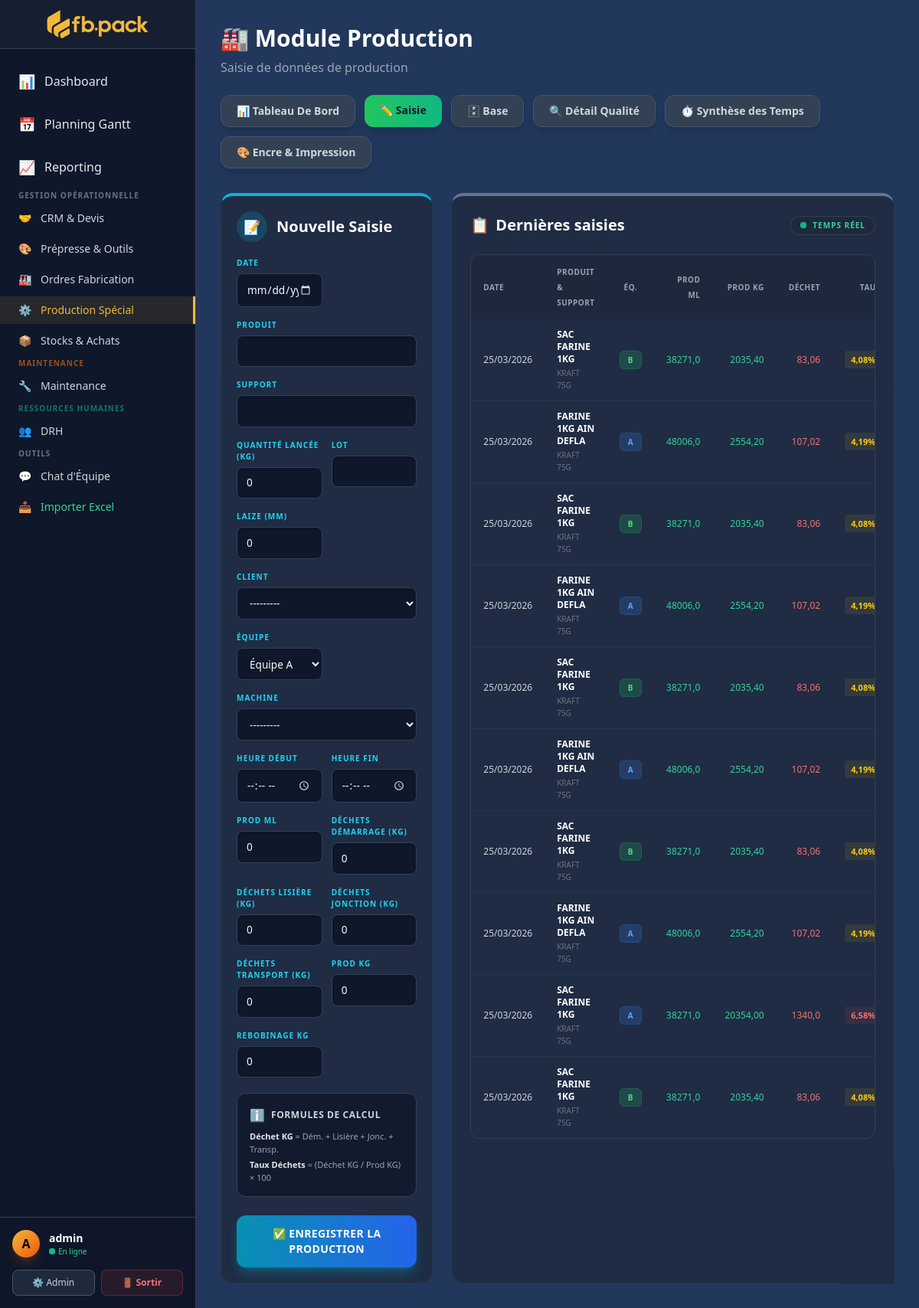
/prod/saisie/ (signed in), run on the app's committed database.
### core/models.py (models this page shows, shortened)
class ProductionEntry(models.Model):
    EQUIPE_CHOICES = [('A', 'Équipe A'), ('B', 'Équipe B'), ('C', 'Équipe C')]
    date = models.DateField("Date", default=timezone.now)
    produit = models.CharField("Produit", max_length=200)
    support = models.CharField("Support", max_length=100)
    quantite_lancee = models.FloatField("Quantité Lancée (kg)", default=0)
    lot = models.CharField("Lot", max_length=100, blank=True)
    laize = models.FloatField("Laize (mm)", default=0)
    client = models.ForeignKey(Client, on_delete=models.SET_NULL, null=True, blank=True)
    equipe = models.CharField("Équipe", max_length=5, choices=EQUIPE_CHOICES, default='A')
    machine = models.ForeignKey(Machine, on_delete=models.SET_NULL, null=True, blank=True)
    heure_debut = models.TimeField("Heure Début", null=True, blank=True)
    heure_fin = models.TimeField("Heure Fin", null=True, blank=True)
    prod_ml = models.FloatField("Prod ML", default=0)
    dechets_demarrage = models.FloatField("Déchets Démarrage (kg)", default=0)
    dechets_lisiere = models.FloatField("Déchets Lisière (kg)", default=0)
    dechets_jonction = models.FloatField("Déchets Jonction (kg)", default=0)
    dechets_transport = models.FloatField("Déchets Transport (kg)", default=0)
    prod_kg = models.FloatField("Prod KG", default=0)
    rebobinage_kg = models.FloatField("Rebobinage KG", default=0)
    class Meta:
        verbose_name = "Saisie Production"
        verbose_name_plural = "Saisies Production"
        ordering = ['-date', '-heure_debut']
    @property
    def total_dechets_kg(self):
        return round(
            self.dechets_demarrage + self.dechets_lisiere +
            self.dechets_jonction + self.dechets_transport, 2
        )
    @property
    def taux_dechets(self):
        if self.prod_kg == 0:
            return 0
        return round((self.total_dechets_kg / self.prod_kg) * 100, 2)

### core/views.py (the view)
# urls.py: path('prod/saisie/', views.prod_saisie, name='prod_saisie'),
@login_required
def prod_saisie(request):
    if request.method == 'POST':
        form = ProductionEntryForm(request.POST)
        if form.is_valid():
            form.save()
            messages.success(request, "Saisie enregistrée avec succès.")
            return redirect('prod_dashboard')
        else:
            messages.error(request, "Erreur dans le formulaire. Vérifiez les champs.")
    else:
        form = ProductionEntryForm()
    recent = ProductionEntry.objects.all().order_by('-date', '-heure_debut')[:10]
    context = {
        'form': form, 'titre': 'Nouvelle Saisie Production',
        'recent': recent, 'edit_mode': False,
    }
    return render(request, 'production_special/saisie.html', context)

### templates/production_special/saisie.html (shortened to what this page needs)
{% extends 'base.html' %}
{% block content %}
<h1 class="text-3xl font-black text-white mb-2">🏭 Module Production</h1>
<p class="text-gray-400 mb-6">Saisie de données de production</p>
{% include 'production_special/_nav.html' %}
<div class="grid grid-cols-1 lg:grid-cols-3 gap-6">
    <div class="lg:col-span-1">
        <div class="glass rounded-2xl p-5 border-t-4 border-t-cyan-500 shadow-xl shadow-cyan-900/10">
            <div class="flex items-center gap-3 mb-5">
                <div class="h-10 w-10 rounded-full bg-cyan-500/20 flex items-center justify-center text-cyan-400 text-lg">
                    {% if edit_mode %}✏️{% else %}📝{% endif %}
                </div>
                <h2 class="text-xl font-bold text-white">
                    {% if edit_mode %}Modifier la saisie{% else %}Nouvelle Saisie{% endif %}
                </h2>
            </div>
            <form method="POST" class="django-form-container">
                <div class="grid grid-cols-2 gap-x-3 gap-y-4">
                    {% for field in form %}
                    <div class="{% if field.name in 'produit,client,machine,support' %}col-span-2{% else %}col-span-1{% endif %}">
                        <label class="block text-[10px] font-extrabold text-cyan-400 mb-1.5 uppercase tracking-widest">
                            {{ field.label }}
                        </label>
                        {{ field }}
                    </div>
                    {% endfor %}
                </div>
                <div class="mt-5 p-4 bg-slate-900/80 rounded-xl border border-slate-700">
                    <div class="flex items-center gap-2 mb-2">
                        <span class="text-cyan-500">ℹ️</span>
                        <span class="text-xs font-bold text-gray-300 uppercase tracking-wider">Formules de calcul</span>
                    </div>
                    <p class="text-[11px] text-gray-400 mb-1"><strong class="text-gray-200">Déchet KG</strong> = Dém. + Lisière + Jonc. + Transp.</p>
                    <p class="text-[11px] text-gray-400"><strong class="text-gray-200">Taux Déchets</strong> = (Déchet KG / Prod KG) × 100</p>
                </div>
                <button type="submit" class="w-full mt-6 bg-gradient-to-r from-cyan-600 to-blue-600 hover:from-cyan-500 hover:to-blue-500 text-white font-bold py-3.5 rounded-xl transition-all duration-300 shadow-lg shadow-cyan-500/30 text-sm tracking-wide uppercase">
                    {% if edit_mode %}💾 Mettre à jour la saisie{% else %}✅ Enregistrer la production{% endif %}
                </button>
            </form>
        </div>
    </div>
    <div class="lg:col-span-2">
        <div class="glass rounded-2xl p-6 border-t-4 border-t-slate-500 h-full">
            <div class="flex items-center justify-between mb-6">
                <h2 class="text-xl font-bold text-white flex items-center gap-2">
                    <span>📋</span> Dernières saisies
                </h2>
                <span class="text-[10px] font-bold bg-slate-800 text-emerald-400 px-3 py-1 rounded-full border border-slate-700 uppercase tracking-widest flex items-center gap-2">
                    <span class="relative flex h-2 w-2">
                        <span class="relative inline-flex rounded-full h-2 w-2 bg-emerald-500"></span>
                    </span>
                    Temps réel
                </span>
            </div>
            <div class="overflow-x-auto rounded-xl border border-slate-700">
                <table class="w-full text-sm text-left">
                    <thead class="bg-slate-800/80 text-[10px] uppercase font-extrabold text-gray-400 tracking-wider">
                        <tr>
                            <th class="px-4 py-3">Date</th>
                            <th class="px-4 py-3">Produit & Support</th>
                            <th class="px-4 py-3 text-center">Éq.</th>
                            <th class="px-4 py-3 text-right">Prod ML</th>
                            <th class="px-4 py-3 text-right">Prod KG</th>
                            <th class="px-4 py-3 text-right">Déchet</th>
                            <th class="px-4 py-3 text-right">Taux</th>
                        </tr>
                    </thead>
                    <tbody class="divide-y divide-slate-700/50 text-xs">
                        {% for e in recent %}
                        <tr class="hover:bg-slate-700/30 transition-colors duration-200">
                            <td class="px-4 py-3 text-gray-300 font-medium whitespace-nowrap">{{ e.date|date:"d/m/Y" }}</td>
                            <td class="px-4 py-3">
                                <div class="text-white font-bold mb-0.5">{{ e.produit|truncatechars:25 }}</div>
                                <div class="text-[10px] text-gray-500">{{ e.support|default:"-" }}</div>
                            </td>
                            <td class="px-4 py-3 text-center">
                                <span class="px-2.5 py-1 rounded-md text-[10px] font-extrabold uppercase tracking-wider
                                    {% if e.equipe == 'A' %}bg-blue-500/20 text-blue-400 border border-blue-500/20
                                    {% elif e.equipe == 'B' %}bg-green-500/20 text-green-400 border border-green-500/20
                                    {% else %}bg-purple-500/20 text-purple-400 border border-purple-500/20{% endif %}">
                                    {{ e.equipe }}
                                </span>
                            </td>
                            <td class="px-4 py-3 text-right text-emerald-400 font-medium">{{ e.prod_ml|floatformat:1 }}</td>
                            <td class="px-4 py-3 text-right text-emerald-400 font-medium">{{ e.prod_kg|floatformat:2 }}</td>
                            <td class="px-4 py-3 text-right text-red-400 font-medium">{{ e.total_dechets_kg }}</td>
                            <td class="px-4 py-3 text-right">
                                <span class="px-2 py-1 rounded font-bold text-[11px]
                                    {% if e.taux_dechets > 5 %}bg-red-500/10 text-red-400
                                    {% elif e.taux_dechets > 3 %}bg-yellow-500/10 text-yellow-400
                                    {% else %}bg-emerald-500/10 text-emerald-400{% endif %}">
                                    {{ e.taux_dechets }}%
                                </span>
                            </td>
                        </tr>
                        {% endfor %}
                    </tbody>
                </table>
            </div>
        </div>
    </div>
</div>
{% endblock %}

### templates/base.html (shortened to what this page needs)
{% load static %}
<!DOCTYPE html>
<html lang="fr" class="dark">
<head>
    <script src="https://cdn.tailwindcss.com"></script>
</head>
<body class="bg-darkbg text-gray-200 font-sans h-screen flex overflow-hidden">
    <aside class="w-64 bg-slate-900 border-r border-slate-700 flex flex-col shrink-0 transition-all duration-300">
        <div class="h-16 flex items-center justify-center border-b border-slate-700 p-2 shadow-lg bg-slate-800/50">
            <img src="{% static 'logo.png' %}" alt="Logo FB PACK" class="h-12 w-auto object-contain">
        </div>
        <nav class="flex-1 py-4 overflow-y-auto space-y-1">
            <a href="{% url 'dashboard' %}" class="nav-link flex items-center px-6 py-3 transition group {% if request.resolver_match.url_name == 'dashboard' %}active{% endif %}">
                <span class="mr-3 text-lg">📊</span> Dashboard
            </a>
            <a href="{% url 'planning' %}" class="nav-link flex items-center px-6 py-3 transition group {% if request.resolver_match.url_name == 'planning' %}active{% endif %}">
                <span class="mr-3 text-lg">📅</span> Planning Gantt
            </a>
            <a href="{% url 'reporting' %}" class="nav-link flex items-center px-6 py-3 transition group {% if request.resolver_match.url_name == 'reporting' %}active{% endif %}">
                <span class="mr-3 text-lg">📈</span> Reporting
            </a>
            <div class="mt-6 mb-2 px-6 text-[10px] font-extrabold text-gray-500 uppercase tracking-widest">
                Gestion Opérationnelle
            </div>
            <a href="{% url 'crm_view' %}" class="nav-link flex items-center px-6 py-2 transition text-sm text-gray-300 {% if 'crm' in request.path %}active{% endif %}">
                <span class="mr-3">🤝</span> CRM & Devis
            </a>
            <a href="{% url 'prepress_view' %}" class="nav-link flex items-center px-6 py-2 transition text-sm text-gray-300 {% if 'prepress' in request.path %}active{% endif %}">
                <span class="mr-3">🎨</span> Prépresse & Outils
            </a>
            <a href="{% url 'of_list' %}" class="nav-link flex items-center px-6 py-2 transition text-sm text-gray-300 {% if '/of/' in request.path %}active{% endif %}">
                <span class="mr-3">🏭</span> Ordres Fabrication
            </a>
            <a href="{% url 'prod_dashboard' %}" class="nav-link flex items-center px-6 py-2 transition text-sm text-gray-300 {% if '/prod/' in request.path and '/encre/' not in request.path %}active{% endif %}">
                <span class="mr-3">⚙️</span> Production Spécial
            </a>
            <a href="{% url 'stock_advanced' %}" class="nav-link flex items-center px-6 py-2 transition text-sm text-gray-300 {% if '/stock/' in request.path %}active{% endif %}">
                <span class="mr-3">📦</span> Stocks & Achats
            </a>
            <div class="mt-6 mb-2 px-6 text-[10px] font-extrabold text-orange-500/60 uppercase tracking-widest">
                Maintenance
            </div>
            <a href="{% url 'maintenance_dashboard' %}" class="nav-link-maint flex items-center px-6 py-2 transition text-sm text-gray-300 {% if '/maintenance/' in request.path %}active{% endif %}">
                <span class="mr-3">🔧</span>
                <span>Maintenance</span>
            </a>
            <div class="mt-6 mb-2 px-6 text-[10px] font-extrabold text-emerald-500/60 uppercase tracking-widest">
                Ressources Humaines
            </div>
            <a href="{% url 'drh_dashboard' %}" class="nav-link-drh flex items-center px-6 py-2 transition text-sm text-gray-300 {% if '/drh/' in request.path %}active{% endif %}">
                <span class="mr-3">👥</span>
                <span>DRH</span>
            </a>
            <div class="mt-6 mb-2 px-6 text-[10px] font-extrabold text-gray-500 uppercase tracking-widest">
                Outils
            </div>
            <a href="{% url 'chat_home' %}" class="nav-link flex items-center px-6 py-2 transition text-sm text-gray-300 {% if 'chat' in request.path %}active{% endif %}">
                <span class="mr-3">💬</span> Chat d'Équipe
            </a>
            <a href="{% url 'import_stock' %}" class="nav-link flex items-center px-6 py-2 transition text-sm text-emerald-400 hover:text-emerald-300 {% if 'import' in request.path %}active{% endif %}">
                <span class="mr-3">📥</span> Importer Excel
            </a>
        </nav>
        <div class="mt-auto border-t border-slate-700 p-4 bg-slate-900/80 backdrop-blur-sm">
            <div class="flex items-center gap-3 mb-4">
                <div class="h-9 w-9 rounded-full bg-gradient-to-br from-neon to-orange-600 flex items-center justify-center text-black font-bold shadow-lg shadow-orange-500/20">
                    {{ user.username|slice:":1"|upper }}
                </div>
                <div class="overflow-hidden">
                    <p class="text-sm font-bold text-white truncate w-32">{{ user.username|default:"Utilisateur" }}</p>
                    <p class="text-[10px] text-emerald-400 flex items-center gap-1">
                        <span class="relative flex h-2 w-2">
                            <span class="relative inline-flex rounded-full h-2 w-2 bg-emerald-500"></span>
                        </span>
                        En ligne
                    </p>
                </div>
            </div>
            <div class="grid grid-cols-2 gap-2">
                <a href="{% url 'admin_view' %}" class="flex items-center justify-center gap-1 text-xs font-medium bg-slate-800 hover:bg-slate-700 text-gray-300 py-2 rounded-lg border border-slate-600 transition duration-200">
                    ⚙️ Admin
                </a>
                <form action="{% url 'logout' %}" method="post" class="w-full">
                    <button type="submit" class="w-full flex items-center justify-center gap-1 text-xs font-bold bg-red-500/10 hover:bg-red-500/20 text-red-400 border border-red-500/30 py-2 rounded-lg transition duration-200">
                        🚪 Sortir
                    </button>
                </form>
            </div>
        </div>
    </aside>
    <main class="flex-1 overflow-auto bg-darkbg relative w-full h-full">
        <div class="p-8">
            {% block content %}
            {% endblock %}
        </div>
    </main>
</body>
</html>

### data on the page
ProductionEntry: date "25/03/2026", produit "SAC FARINE 1KG", support "KRAFT 75G", equipe "B", prod_ml "38271,0", prod_kg "2035,40", total_dechets_kg "83,06", taux_dechets "4,08"
ProductionEntry: date "25/03/2026", produit "FARINE 1KG AIN DEFLA", support "KRAFT 75G", equipe "A", prod_ml "48006,0", prod_kg "2554,20", total_dechets_kg "107,02", taux_dechets "4,19"
ProductionEntry: date "25/03/2026", produit "SAC FARINE 1KG", support "KRAFT 75G", equipe "B", prod_ml "38271,0", prod_kg "2035,40", total_dechets_kg "83,06", taux_dechets "4,08"
ProductionEntry: date "25/03/2026", produit "FARINE 1KG AIN DEFLA", support "KRAFT 75G", equipe "A", prod_ml "48006,0", prod_kg "2554,20", total_dechets_kg "107,02", taux_dechets "4,19"
ProductionEntry: date "25/03/2026", produit "SAC FARINE 1KG", support "KRAFT 75G", equipe "B", prod_ml "38271,0", prod_kg "2035,40", total_dechets_kg "83,06", taux_dechets "4,08"
ProductionEntry: date "25/03/2026", produit "FARINE 1KG AIN DEFLA", support "KRAFT 75G", equipe "A", prod_ml "48006,0", prod_kg "2554,20", total_dechets_kg "107,02", taux_dechets "4,19"
ProductionEntry: date "25/03/2026", produit "SAC FARINE 1KG", support "KRAFT 75G", equipe "B", prod_ml "38271,0", prod_kg "2035,40", total_dechets_kg "83,06", taux_dechets "4,08"
ProductionEntry: date "25/03/2026", produit "FARINE 1KG AIN DEFLA", support "KRAFT 75G", equipe "A", prod_ml "48006,0", prod_kg "2554,20", total_dechets_kg "107,02", taux_dechets "4,19"
ProductionEntry: date "25/03/2026", produit "SAC FARINE 1KG", support "KRAFT 75G", equipe "A", prod_ml "38271,0", prod_kg "20354,00", total_dechets_kg "1340,0", taux_dechets "6,58"
ProductionEntry: date "25/03/2026", produit "SAC FARINE 1KG", support "KRAFT 75G", equipe "B", prod_ml "38271,0", prod_kg "2035,40", total_dechets_kg "83,06", taux_dechets "4,08"

### other printed values
{{ user.username|slice:":1"|upper }} "A"
{{ user.username|default:"Utilisateur" }} "admin"
{{ field.label }} "DATE" "PRODUIT" "SUPPORT" "QUANTITÉ LANCÉE (KG)" "LOT" "LAIZE (MM)" "CLIENT" "ÉQUIPE" "MACHINE" "HEURE DÉBUT" "HEURE FIN" "PROD ML" "DÉCHETS DÉMARRAGE (KG)" "DÉCHETS LISIÈRE (KG)" "DÉCHETS JONCTION (KG)" "DÉCHETS TRANSPORT (KG)" "PROD KG" "REBOBINAGE KG"
